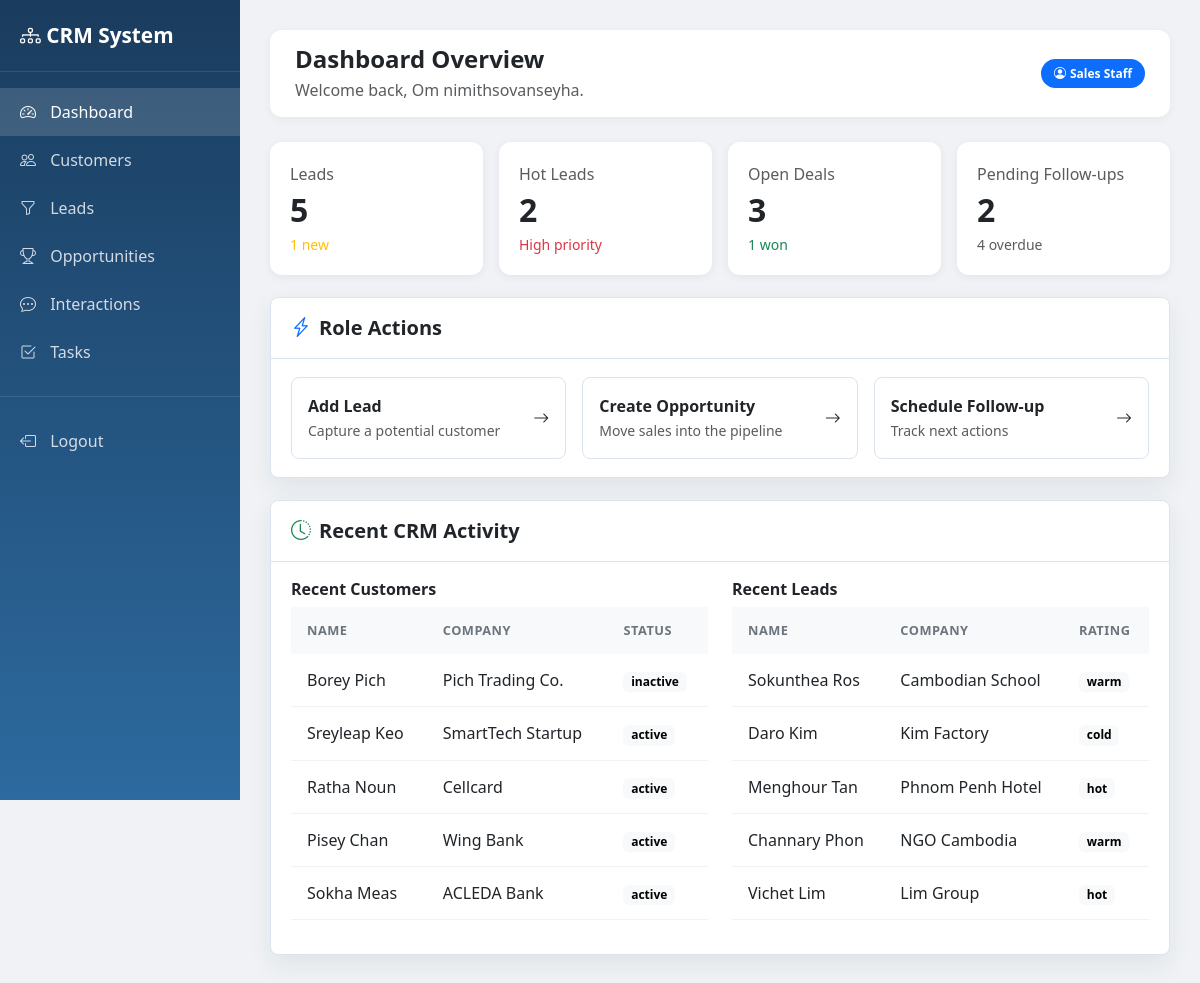
Before: /dashboard/ (signed in) with the older database file.
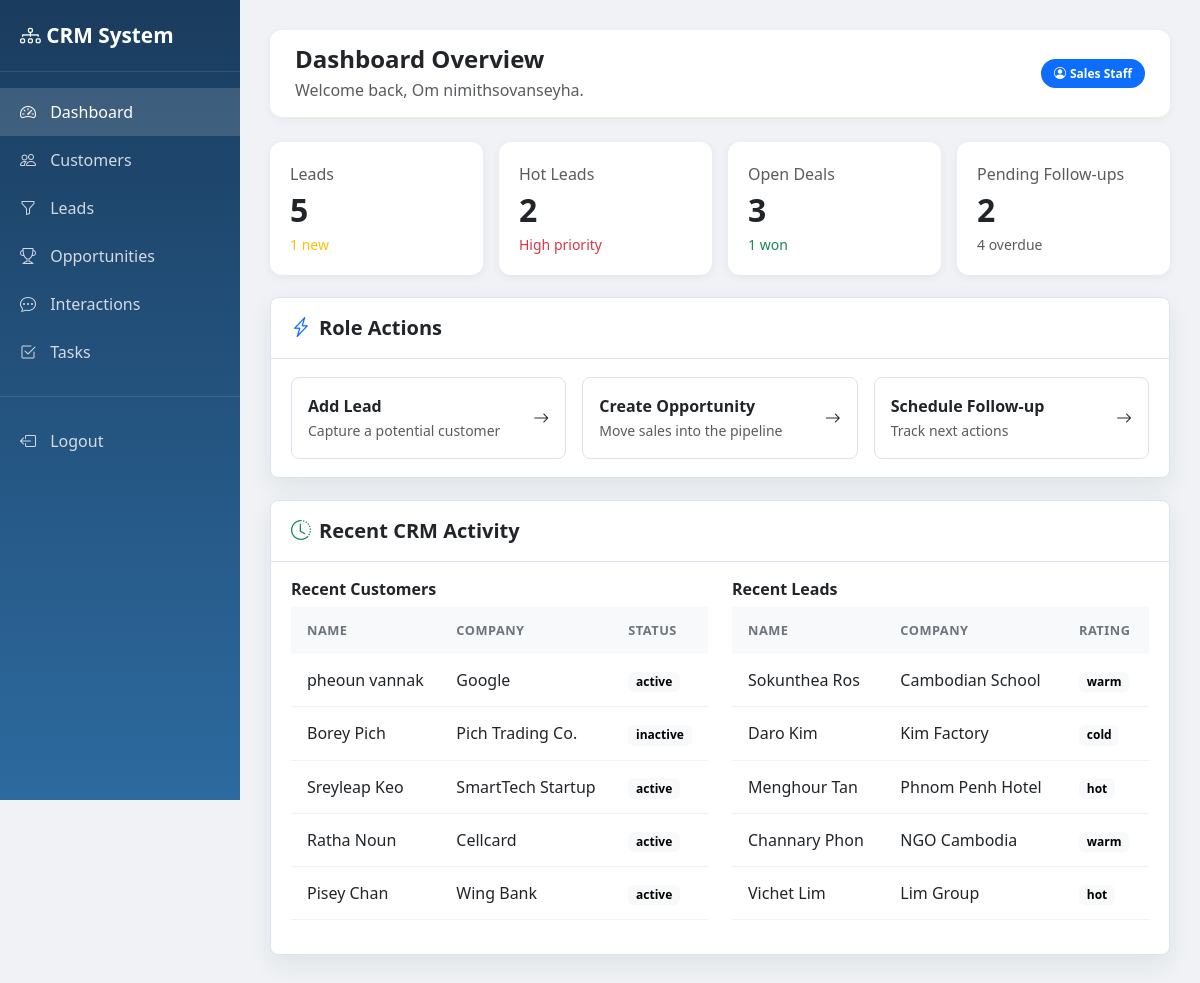
After: the same page with the newer database file.
### customers/models.py (models this page shows, shortened)
class Customer(models.Model):
    SEGMENT_CHOICES = [
        ('enterprise', 'Enterprise'),
        ('smb', 'SMB'),
        ('startup', 'Startup'),
        ('individual', 'Individual'),
    ]
    STATUS_CHOICES = [
        ('active', 'Active'),
        ('inactive', 'Inactive'),
        ('blocked', 'Blocked'),
    ]
    full_name = models.CharField(max_length=200)
    email = models.EmailField(unique=True, blank=True, null=True)
    phone = models.CharField(max_length=20, blank=True)
    company = models.CharField(max_length=200, blank=True)
    job_title = models.CharField(max_length=100, blank=True)
    segment = models.CharField(max_length=20, choices=SEGMENT_CHOICES, blank=True)
    industry = models.CharField(max_length=100, blank=True)
    city = models.CharField(max_length=100, blank=True)
    country = models.CharField(max_length=100, blank=True)
    status = models.CharField(max_length=20, choices=STATUS_CHOICES, default='active')
    tags = models.ManyToManyField(CustomerTag, blank=True)
    assigned_to = models.ForeignKey(User, on_delete=models.SET_NULL, null=True, blank=True, related_name='assigned_customers')
    created_by = models.ForeignKey(User, on_delete=models.SET_NULL, null=True, related_name='created_customers')
    created_at = models.DateTimeField(auto_now_add=True)
    updated_at = models.DateTimeField(auto_now=True)

### leads/models.py (models this page shows, shortened)
class Lead(models.Model):
    SOURCE_CHOICES = [
        ('website', 'Website'),
        ('referral', 'Referral'),
        ('social_media', 'Social Media'),
        ('cold_call', 'Cold Call'),
        ('event', 'Event'),
    ]
    STATUS_CHOICES = [
        ('new', 'New'),
        ('contacted', 'Contacted'),
        ('qualified', 'Qualified'),
        ('unqualified', 'Unqualified'),
        ('converted', 'Converted'),
    ]
    RATING_CHOICES = [
        ('hot', '🔥 Hot'),
        ('warm', '😊 Warm'),
        ('cold', '❄️ Cold'),
    ]
    full_name = models.CharField(max_length=200)
    email = models.EmailField(blank=True)
    phone = models.CharField(max_length=20, blank=True)
    company = models.CharField(max_length=200, blank=True)
    source = models.CharField(max_length=30, choices=SOURCE_CHOICES, blank=True)
    status = models.CharField(max_length=20, choices=STATUS_CHOICES, default='new')
    rating = models.CharField(max_length=10, choices=RATING_CHOICES, blank=True)
    budget = models.DecimalField(max_digits=12, decimal_places=2, null=True, blank=True)
    notes = models.TextField(blank=True)
    assigned_to = models.ForeignKey(User, on_delete=models.SET_NULL, null=True, blank=True)
    converted_customer = models.ForeignKey(Customer, on_delete=models.SET_NULL, null=True, blank=True)
    converted_at = models.DateTimeField(null=True, blank=True)
    created_at = models.DateTimeField(auto_now_add=True)
    updated_at = models.DateTimeField(auto_now=True)

### reports/views.py (the view)
# urls.py: path('', lambda request: redirect('dashboard/'), name='home'),
@login_required
def dashboard(request):
    role = getattr(request.user, 'role', 'sales_staff')
    role_label = 'Admin' if request.user.is_superuser else request.user.get_role_display()
    context = {
        'role': role,
        'role_label': role_label,
        'total_customers': Customer.objects.count(),
        'active_customers': Customer.objects.filter(status='active').count(),
        'total_leads': Lead.objects.count(),
        'new_leads': Lead.objects.filter(status='new').count(),
        'hot_leads': Lead.objects.filter(rating='hot').count(),
        'converted_leads': Lead.objects.filter(status='converted').count(),
        'total_opportunities': Opportunity.objects.count(),
        'open_opportunities': Opportunity.objects.exclude(stage__in=['closed_won', 'closed_lost']).count(),
        'closed_won': Opportunity.objects.filter(stage='closed_won').count(),
        'pipeline_value': Opportunity.objects.exclude(stage__in=['closed_won', 'closed_lost']).aggregate(total=Sum('value'))['total'] or 0,
        'total_interactions': Interaction.objects.count(),
        'total_tasks': Task.objects.count(),
        'pending_tasks': Task.objects.filter(status='pending').count(),
        'overdue_tasks': Task.objects.filter(status__in=['pending', 'in_progress'], due_date__lt=timezone.localdate()).count(),
        'total_tickets': SupportTicket.objects.count(),
        'open_tickets': SupportTicket.objects.filter(status='open').count(),
        'urgent_tickets': SupportTicket.objects.filter(priority='urgent').count(),
        'resolved_tickets': SupportTicket.objects.filter(status='resolved').count(),
        'total_users': User.objects.count(),
        'recent_customers': Customer.objects.order_by('-created_at')[:5],
        'recent_leads': Lead.objects.order_by('-created_at')[:5],
        'recent_opportunities': Opportunity.objects.order_by('-created_at')[:5],
        'recent_tasks': Task.objects.select_related('assigned_to').order_by('-created_at')[:5],
        'recent_tickets': SupportTicket.objects.select_related('customer').order_by('-created_at')[:5],
    }
    return render(request, 'dashboard.html', context)

### templates/dashboard.html (shortened to what the changed rows need)
{% extends 'base.html' %}
{% block content %}
<div class="panel">
    <div class="panel-body">
        <div class="row g-4">
            <div class="col-lg-6">
                <table class="table table-sm">
                    <thead><tr><th>Name</th><th>Company</th><th>Status</th></tr></thead>
                    <tbody>
                    {% for c in recent_customers %}
                        <tr><td>{{ c.full_name }}</td><td>{{ c.company|default:"-" }}</td><td><span class="badge text-bg-light">{{ c.status }}</span></td></tr>
                    {% empty %}
                        <tr><td colspan="3" class="text-muted">No customers yet.</td></tr>
                    {% endfor %}
                    </tbody>
                </table>
            </div>
            {% if request.user.role == 'customer_service' %}
            <div class="col-lg-6">
                <h6 class="fw-bold">Recent Tickets</h6>
                <table class="table table-sm">
                    <thead><tr><th>Ticket</th><th>Customer</th><th>Status</th></tr></thead>
                    <tbody>
                    {% for ticket in recent_tickets %}
                        <tr><td>{{ ticket.ticket_number }}</td><td>{{ ticket.customer.full_name }}</td><td><span class="badge text-bg-light">{{ ticket.status }}</span></td></tr>
                    {% empty %}
                        <tr><td colspan="3" class="text-muted">No tickets yet.</td></tr>
                    {% endfor %}
                    </tbody>
                </table>
            </div>
            {% else %}
            <div class="col-lg-6">
                <table class="table table-sm">
                    <thead><tr><th>Name</th><th>Company</th><th>Rating</th></tr></thead>
                    <tbody>
                    {% for lead in recent_leads %}
                        <tr><td>{{ lead.full_name }}</td><td>{{ lead.company|default:"-" }}</td><td><span class="badge text-bg-light">{{ lead.rating }}</span></td></tr>
                    {% empty %}
                        <tr><td colspan="3" class="text-muted">No leads yet.</td></tr>
                    {% endfor %}
                    </tbody>
                </table>
            </div>
            {% endif %}
        </div>
    </div>
</div>
{% endblock %}

Changed rows visible on the page:
no longer on this page (row unchanged): Customer: full_name "Sokha Meas", company "ACLEDA Bank", status "active"
added Customer: full_name "pheoun vannak", company "Google", status "active"
